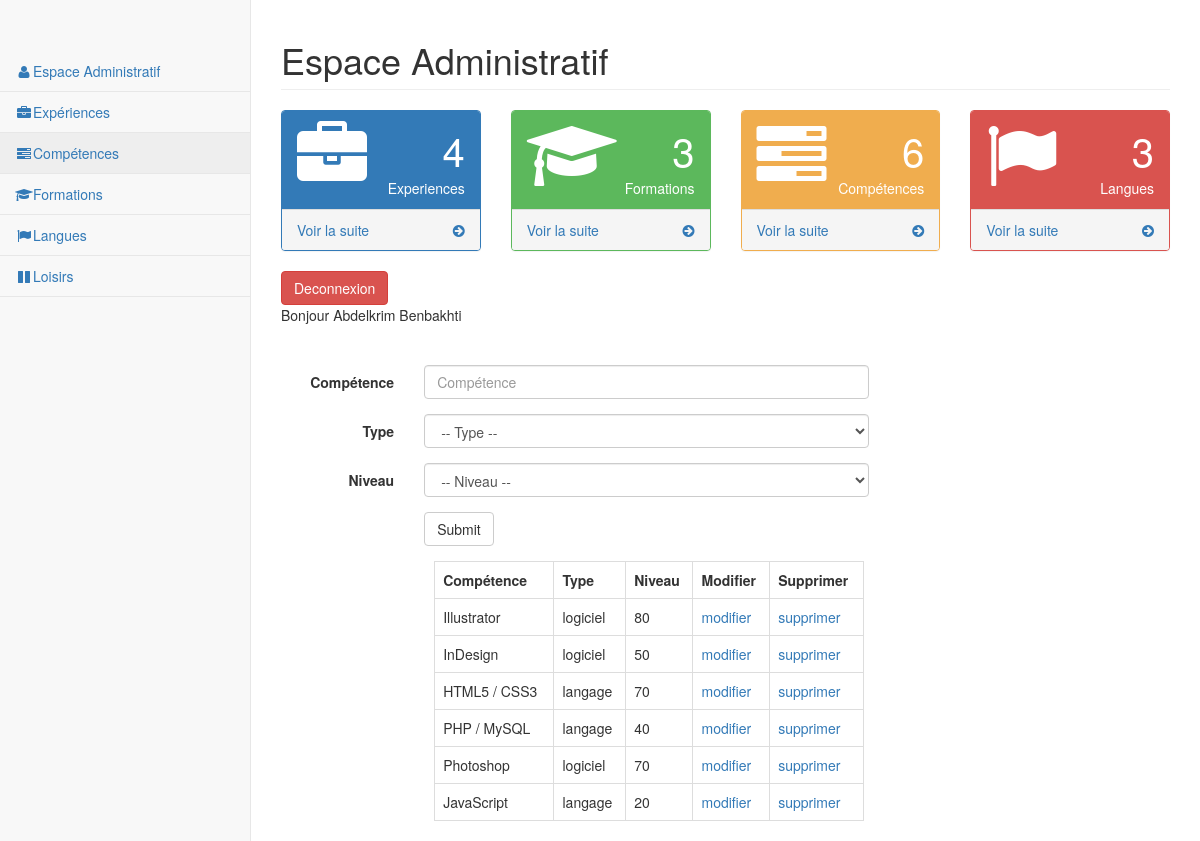
Page /admin/competences.php (signed in) on the committed database.
### tables this page shows
CREATE TABLE `t_utilisateur` (
  `id_utilisateur` smallint(5) NOT NULL,
  `membre` varchar(11) NOT NULL,
  `prenom` varchar(25) NOT NULL,
  `nom` varchar(25) NOT NULL,
  `email` varchar(50) NOT NULL,
  `telephone` varchar(20) NOT NULL COMMENT 'varchar car 0 n''est pas un entier',
  `mdp` varchar(13) NOT NULL,
  `pseudo` varchar(13) NOT NULL,
  `avatar` varchar(13) NOT NULL,
  `age` smallint(5) NOT NULL,
  `date_de_naissance` date NOT NULL,
  `sexe` enum('Femme','Homme') NOT NULL,
  `etat_civil` enum('M.','Mme') NOT NULL,
  `statut_marital` varchar(13) NOT NULL,
  `adresse` text NOT NULL,
  `code_postal` varchar(5) NOT NULL,
  `ville` varchar(50) NOT NULL,
  `pays` varchar(25) NOT NULL,
  `note` varchar(20) NOT NULL
);

CREATE TABLE `t_competences` (
  `id_competence` int(11) NOT NULL,
  `competence` varchar(50) DEFAULT NULL,
  `niveau` int(3) NOT NULL,
  `type` enum('langage','logiciel','','') NOT NULL
);

### admin/competences.php (the view, shortened to what this page needs)
<?php include 'top.php'; ?>
        <?php
        $sql = $pdoCV->query("SELECT * FROM t_utilisateur");
        $resultat = $sql->fetch();
        echo '<div class="identite"> Bonjour ' .$resultat['prenom'].' '.$resultat['nom'].'<br/>
        </div><br><br>';
        ?>
            <div class="row">
                <form class="form-horizontal" method="POST" action="">
                  <div class="form-group">
                    <label for="inputEmail3" class="col-sm-2 control-label">Compétence</label>
                    <div class="col-sm-6">
                      <input type="text" name="competence" class="form-control" id="inputEmail3" placeholder="Compétence">
                    </div>
                  </div>
                  <div class="form-group">
                    <label for="inputEmail3" class="col-sm-2 control-label">Type</label>
                    <div class="col-sm-6">
                        <select class="form-control" name="type">
                          <option disabled selected>-- Type --</option>
                        </select>
                    </div>
                  </div>
                  <div class="form-group">
                    <label for="inputEmail3" class="col-sm-2 control-label">Niveau</label>
                    <div class="col-sm-6">
                        <select class="form-control" name="niveau">
                          <option disabled selected>-- Niveau --</option>
                        </select>
                    </div>
                  </div>
                  <div class="form-group">
                    <div class="col-sm-offset-2 col-sm-10">
                      <input type="submit" class="btn btn-default"></input>
                    </div>
                  </div>
                </form>
            </div>
            <div class="row">
                <?php
                $sql = $pdoCV->query("SELECT * FROM t_competences");
                $sql -> execute();
                ?>
                <div class="col-lg-6 col-lg-offset-2">
                    <table class="table table-bordered">
                        <tr>
                            <th>Compétence</th>
                            <th>Type</th>
                            <th>Niveau</th>
                            <th>Modifier</th>
                            <th>Supprimer</th>
                        </tr>
                        <?php while ($resultat=$sql->fetch()){ ?>
                        <tr>
                            <td><?= $resultat['competence'] ?></td>
                            <td><?= $resultat['type'] ?></td>
                            <td><?= $resultat['niveau'] ?></td>
                            <td><a href="modif_competences.php?id_competence=<?= $resultat['id_competence']?>">modifier</a></td>
                            <td><a href="competences.php?id_competence=<?= $resultat['id_competence']?>">supprimer</a></td>
                        </tr>
                    <?php } ?>
                    </table>
                </div>
            </div>
        </div>
<?php include 'bottom.php'; ?>

### FRONT/css/style.css (style rules this page uses)
body { background: #ddd; }

### rows in the picture
t_utilisateur: prenom "Abdelkrim", nom "Benbakhti"
t_competences: competence "Illustrator", type "logiciel", niveau "80"
t_competences: competence "InDesign", type "logiciel", niveau "50"
t_competences: competence "HTML5 / CSS3", type "langage", niveau "70"
t_competences: competence "PHP / MySQL", type "langage", niveau "40"
t_competences: competence "Photoshop", type "logiciel", niveau "70"
t_competences: competence "JavaScript", type "langage", niveau "20"
